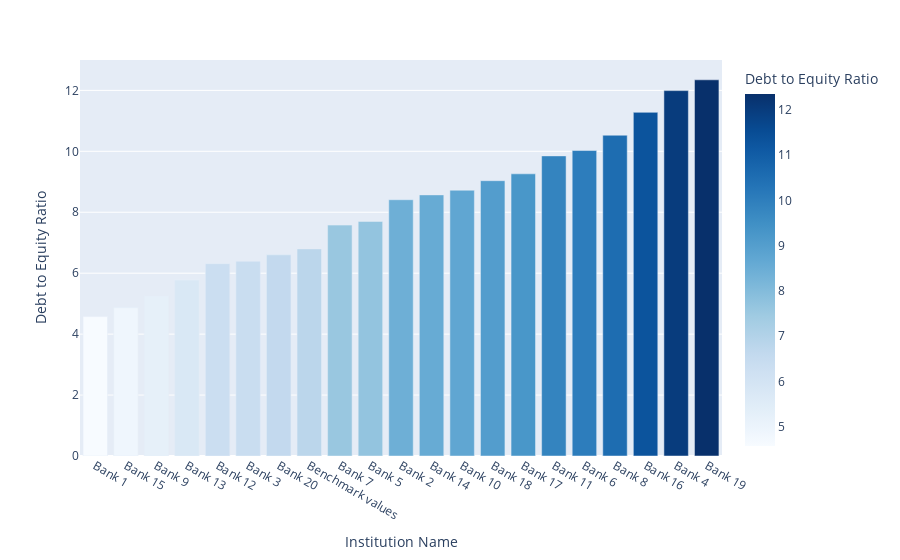

Here is the notebook cell this chart was saved with:
### Code cell
px.bar(data_frame=df_tot_sum.reset_index().sort_values('Debt to Equity Ratio'), 
       x='Institution Name', y='Debt to Equity Ratio', color = 'Debt to Equity Ratio', color_continuous_scale=color_scale_g)

### Figure 1 — Plotly figure (JSON) as saved in the notebook; plotly's stock layout.template omitted (floating-point values rounded to 4 significant figures)
{"data": [{"alignmentgroup": "True", "hovertemplate": "Institution Name=%{x}<br>Debt to Equity Ratio=%{marker.color}<extra></extra>", "legendgroup": "", "marker": {"color": [4.577, 4.867, 5.25, 5.773, 6.313, 6.391, 6.602, 6.798, 7.578, 7.699, 8.411, 8.57, 8.723, 9.036, 9.261, 9.85, 10.03, 10.53, 11.28, 11.99, 12.35], "coloraxis": "coloraxis", "pattern": {"shape": ""}}, "name": "", "offsetgroup": "", "orientation": "v", "showlegend": false, "textposition": "auto", "type": "bar", "x": ["Bank 1", "Bank 15", "Bank 9", "Bank 13", "Bank 12", "Bank 3", "Bank 20", "Benchmark values", "Bank 7", "Bank 5", "Bank 2", "Bank 14", "Bank 10", "Bank 18", "Bank 17", "Bank 11", "Bank 6", "Bank 8", "Bank 16", "Bank 4", "Bank 19"], "xaxis": "x", "y": [4.577, 4.867, 5.25, 5.773, 6.313, 6.391, 6.602, 6.798, 7.578, 7.699, 8.411, 8.57, 8.723, 9.036, 9.261, 9.85, 10.03, 10.53, 11.28, 11.99, 12.35], "yaxis": "y"}], "layout": {"autosize": true, "barmode": "relative", "coloraxis": {"colorbar": {"title": {"text": "Debt to Equity Ratio"}}, "colorscale": [[0, "rgb(247, 251, 255)"], [0.05263, "rgb(236, 244, 252)"], [0.1053, "rgb(226, 238, 248)"], [0.1579, "rgb(216, 231, 245)"], [0.2105, "rgb(206, 224, 242)"], [0.2632, "rgb(194, 217, 238)"], [0.3158, "rgb(177, 210, 232)"], [0.3684, "rgb(160, 203, 226)"], [0.4211, "rgb(139, 192, 221)"], [0.4737, "rgb(118, 180, 216)"], [0.5263, "rgb(98, 168, 211)"], [0.5789, "rgb(81, 156, 204)"], [0.6316, "rgb(64, 144, 197)"], [0.6842, "rgb(50, 130, 190)"], [0.7368, "rgb(36, 116, 183)"], [0.7895, "rgb(25, 103, 173)"], [0.8421, "rgb(15, 89, 163)"], [0.8947, "rgb(8, 76, 148)"], [0.9474, "rgb(8, 62, 128)"], [1, "rgb(8, 48, 107)"]]}, "legend": {"tracegroupgap": 0}, "margin": {"t": 60}, "xaxis": {"anchor": "y", "autorange": true, "domain": [0, 1], "range": [-0.5, 20.5], "title": {"text": "Institution Name"}, "type": "category"}, "yaxis": {"anchor": "x", "autorange": true, "domain": [0, 1], "range": [0, 13.0], "title": {"text": "Debt to Equity Ratio"}, "type": "linear"}}}
